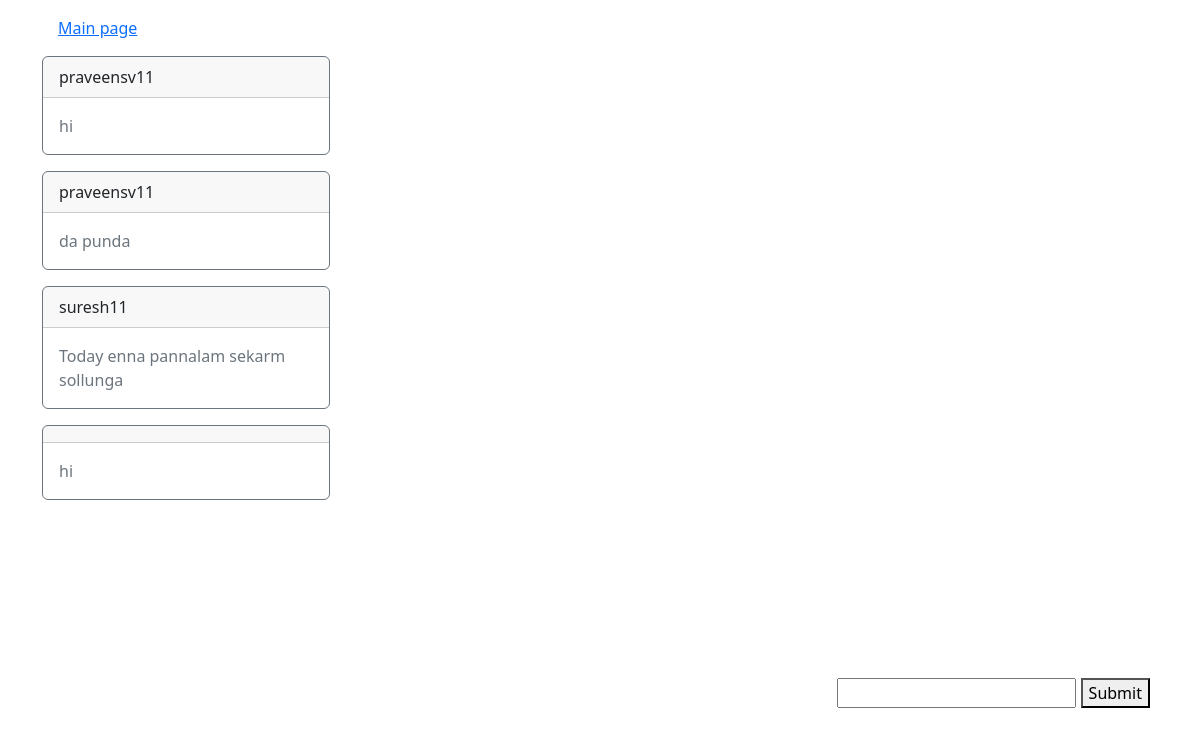
Screenshot of /community/ (signed in) with the database file from the repository.
### event_app/models.py (models this page shows, shortened)
class Chat(models.Model):
    name = models.CharField(max_length=64, default="")
    chat = models.CharField(max_length=10000, default="")

### event_app/views.py (the view)
# urls.py: path('community/', views.community, name="community"),
def community(request):
    username = request.user.username
    allchat = Chat.objects.all()
    if request.method == "POST":
        chat_text = request.POST.get("chat", "")
        obj = Chat(name=username, chat=chat_text)
        obj.save()
        return redirect('event:community')
    return render(request, 'event/community.html', {
        "allchat" : allchat,
        "username" : username,
    })

### event_app/templates/event/community.html (shortened to what this page needs)
{% extends "event/base.html" %}
{% block body %}
    {% if user.is_authenticated %}
        <div class="container" style="height:100vh; display:flex; flex-direction:column;">
            <a href="{% url 'event:home' %}" class="m-3">Main page</a>
            {% for chat in allchat %}
                {% if chat.name == username %}
                    <h3 class="d-flex justify-content-end">
                        <div class="card mb-3" style="max-width: 100rem;">
                            <div class="card-header">You</div>
                            <div class="card-body text-secondary">
                                <p class="card-text">{{ chat.chat }}
                                    <a href="{% url 'event:delete_chat' chat.id %}"><i class="fa-solid fa-trash" style="color: #ff1414;"></i></a>
                                    <a href="{% url 'event:update_chat' chat.id %}"><i class="fa-solid fa-marker" style="color: #63E6BE;"></i></a>
                                </p>
                            </div>
                        </div>
                    </h3>
                {% else %}
                    <div class="card border-secondary mb-3" style="max-width: 18rem;">
                        <div class="card-header">{{ chat.name }}</div>
                        <div class="card-body text-secondary">
                        <p class="card-text">{{ chat.chat }}</p>
                        </div>
                    </div>
                {% endif %}
            {% empty %}
                <h1>No chat!!</h1>
            {% endfor %}
            <div class="d-flex align-items-end flex-column" style="height: 200px; flex:flex-end;">
                <form action="{% url 'event:community' %}" method="POST" autocomplete="off" class="mt-auto p-2">
                    <input type="text" name="chat">
                    <button>Submit</button>
                </form>
            </div>
        </div>
    {% endif %}
{% endblock %}

### rows the page displays
Chat: name "praveensv11", chat "hi"
Chat: name "praveensv11", chat "da punda"
Chat: name "suresh11", chat "Today enna pannalam sekarm sollunga"
Chat: chat "hi"
